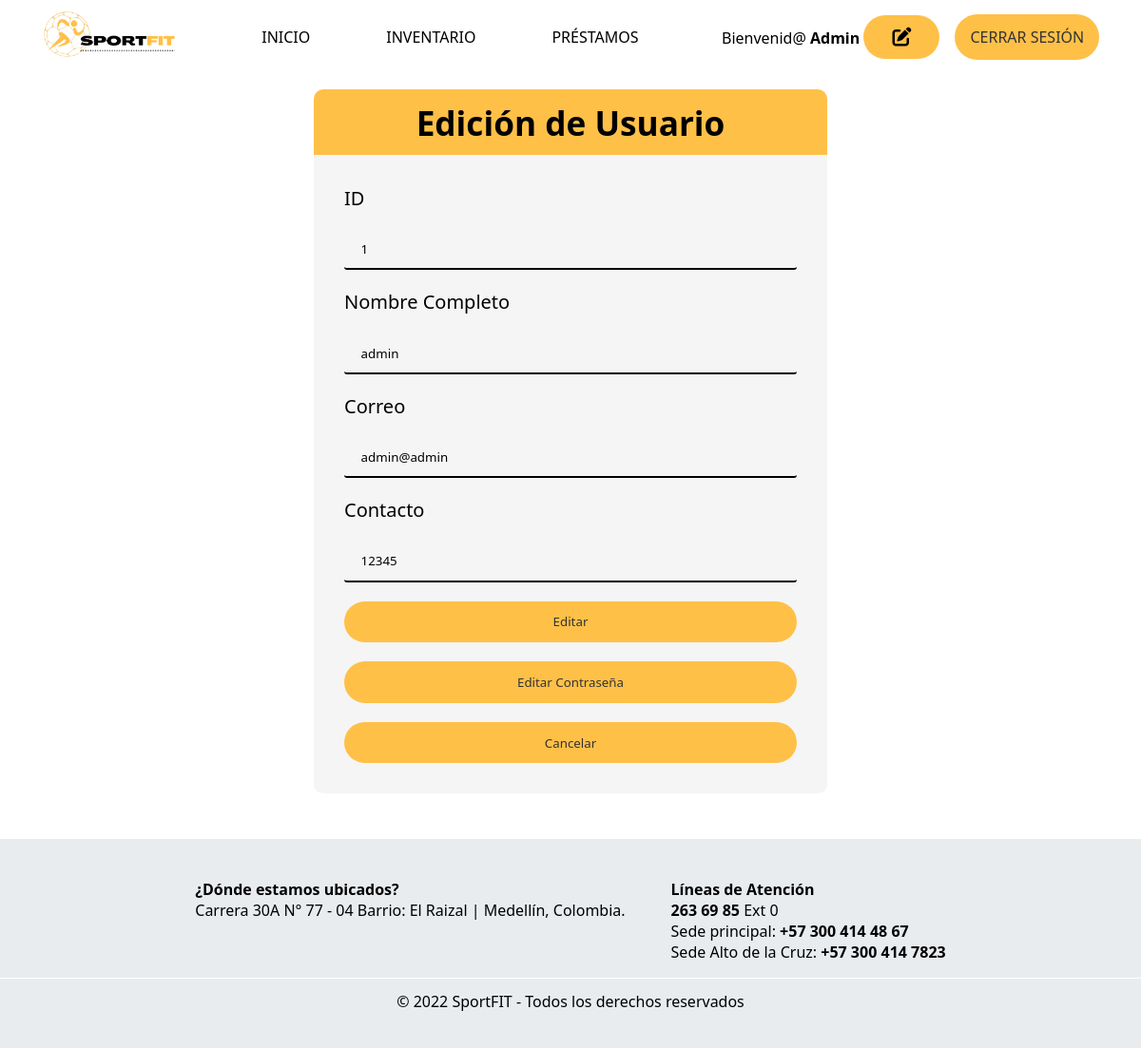
/vistas/editar-usuario.php (signed in), run on an earlier commit of the app's database.
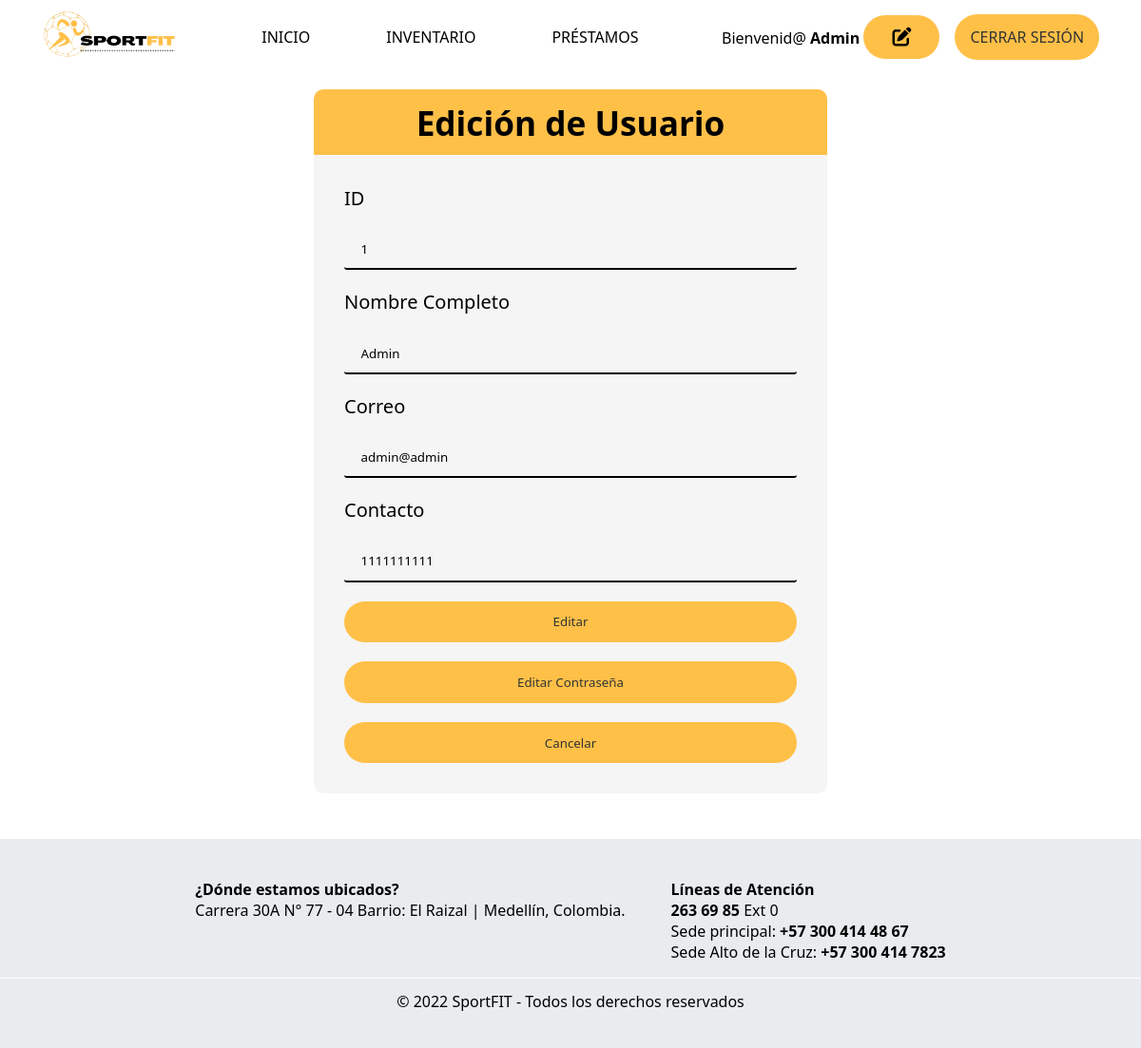
And on a later commit of the database.
### tables this page shows
CREATE TABLE `usuarios` (
  `id` int(4) NOT NULL,
  `documento` int(11) NOT NULL,
  `nombre_completo` varchar(50) NOT NULL,
  `correo` varchar(200) NOT NULL,
  `contacto` varchar(11) NOT NULL,
  `contrasena` varchar(250) NOT NULL
);

### vistas/editar-usuario.php (the view, shortened to what this page needs)
<?php
	require '../php/conexion.php';
    $id = $_SESSION['user_id'];
	if (isset($_SESSION['user_id'])) {
		$records = $conn->prepare('SELECT id, nombre_completo, correo, contrasena FROM usuarios WHERE id = :id');
		$records->bindParam(':id', $_SESSION['user_id']);
		$records->execute();
		$results = $records->fetch(PDO::FETCH_ASSOC);
	}
?>
<!DOCTYPE html>
<html lang="es">
<head>
    <link rel="stylesheet" href="../css/styles.css">
    <link rel="stylesheet" href="../css/edicion-usuario.css">
    <link rel="stylesheet" href="https://cdnjs.cloudflare.com/ajax/libs/font-awesome/6.2.0/css/all.min.css" />
</head>
<body>
    <nav class="navbar">
        <a href="../index.php" class="logo" >
            <img src="../imgs/sportfit.png" alt="logo SportFit" />
        </a>
        <ul class="center-nav">
            <li><a href="../index.php">Inicio</a></li>
            <li><a href="inventario.php">Inventario</a></li>
            <li><a href="prestamo.php">Préstamos</a></li>
        </ul>
        <div class="select">
            <p>Bienvenid@&nbsp;<strong><?php echo $results["nombre_completo"]; ?></strong><a href="#" class="edit">&nbsp;<i class="fa-solid fa-pen-to-square"></i></a></p>
            <a href="logout.php" class="btn" id="iniciar-sesion">Cerrar sesión</a>
        </div>
    </nav>
    <main>
        <h2>Edición de Usuario</h2>
        <form action="actualizar-usuario.php" method="POST" id="edicion">
            <?php
            require '../php/conexionsqli.php';
            $result = mysqli_query($cnx,"SELECT * FROM usuarios WHERE id = $id");
            while($row = mysqli_fetch_array($result)){
                echo "<label>ID</label>";
                echo "<input required readonly value='{$row['id']}' placeholder='ID usuario' type='text' name='id'>";
                echo "<label>Nombre Completo</label>";
                echo "<input required value='{$row['nombre_completo']}' placeholder='Nombre Completo' type='text' name='nombre_completo'>";
                echo "<label>Correo</label>";
                echo "<input required value='{$row['correo']}' placeholder='Correo' type='text' name='correo'>";
                echo "<label>Contacto</label>";
                echo "<input required value='{$row['contacto']}' placeholder='Contacto' type='number' name='contacto'>";
                echo "<button type='submit' class='btn'>Editar</button>";
                echo "<a href='editar-contrasena.php' id='editar-contrasena'>Editar Contraseña</a>";
                echo "<a href='../index.php' class='btn' id='cancelar'>Cancelar</a>";
            }?>
        </form>
    </main>
    <footer>
        <ul class="footer-info">
            <li><strong>¿Dónde estamos ubicados?</strong>
                <ul>
                    <li><a href="https://goo.gl/maps/YQ8RRNZhMk4FwjLE9" target="_blank">Carrera 30A N° 77 - 04 Barrio: El Raizal | Medellín, Colombia.</a></li>
                </ul>
            </li>
            <li><strong>Líneas de Atención</strong>
                <ul>
                    <li><strong><a href="tel:+572636985">263 69 85</a></strong> Ext 0</li>
                    <li>Sede principal: <strong><a href="tel:+573004144867">+57 300 414 48 67</a></strong></li>
                    <li>Sede Alto de la Cruz: <strong><a href="tel:+573004147823">+57 300 414 7823</a></strong></li>
                </ul>
            </li>
        </ul>
        <div class="separador"></div>
        <div class="copyright">
            © 2022 SportFIT - Todos los derechos reservados
        </div>
    </footer>
</body>
</html>

What changed in the data, as far as the page shows it:
changed usuarios "Admin": nombre_completo "admin" → "Admin"; contacto "12345" → "1111111111"
